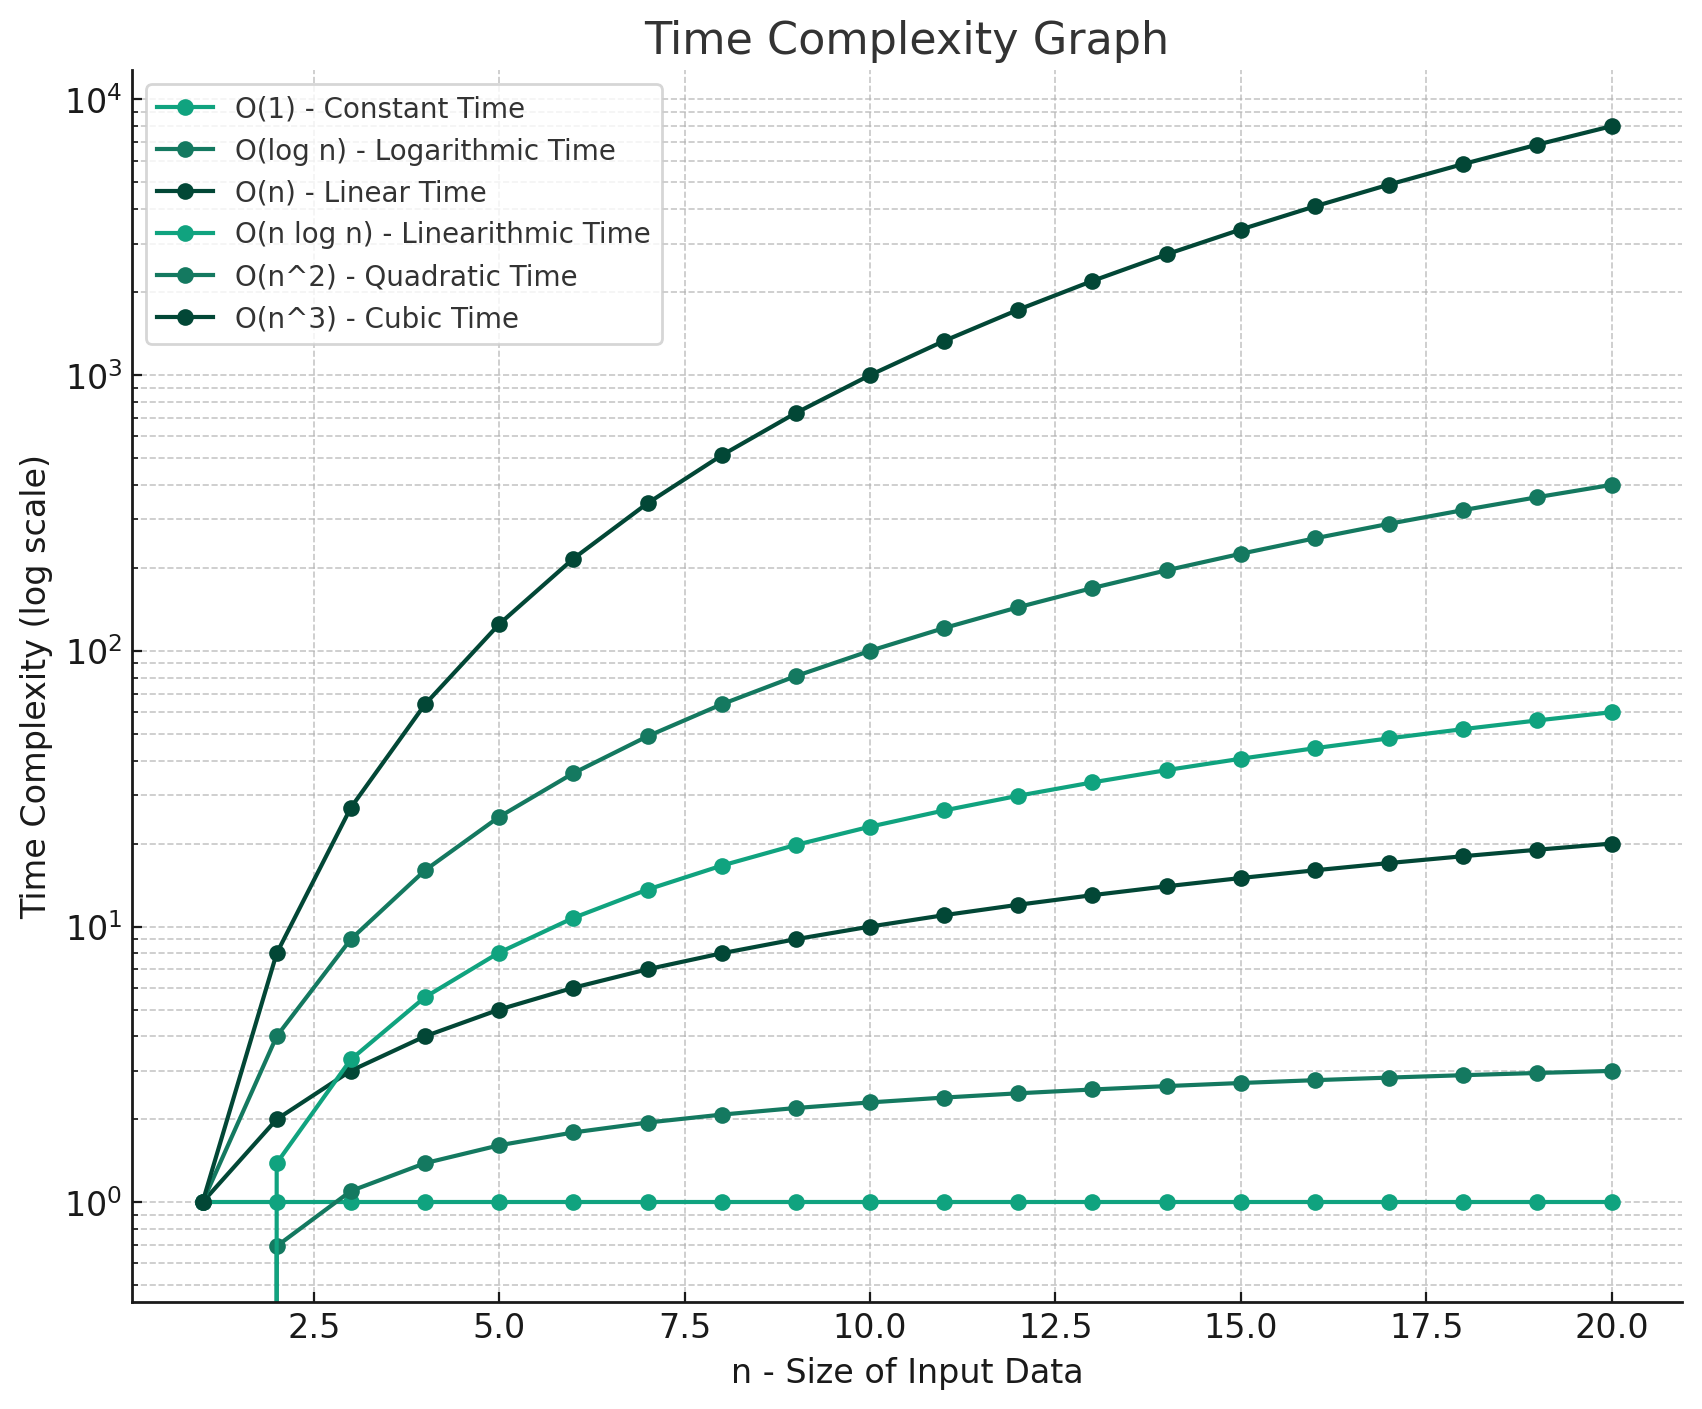

This figure's Python source:
import matplotlib.pyplot as plt
import numpy as np

# Define the range of n
n = np.arange(1, 21)

# Calculate complexities
constant_time = np.ones_like(n)
linear_time = n
log_time = np.log(n)
linearithmic_time = n * np.log(n)
quadratic_time = n**2
cubic_time = n**3
exponential_time = 2**n

# Due to the rapid growth of exponential and factorial functions, they will be excluded from the plot for better readability
# Plot the complexities
plt.figure(figsize=(10, 8))
plt.plot(n, constant_time, label='O(1) - Constant Time', marker='o')
plt.plot(n, log_time, label='O(log n) - Logarithmic Time', marker='o')
plt.plot(n, linear_time, label='O(n) - Linear Time', marker='o')
plt.plot(n, linearithmic_time, label='O(n log n) - Linearithmic Time', marker='o')
plt.plot(n, quadratic_time, label='O(n^2) - Quadratic Time', marker='o')
plt.plot(n, cubic_time, label='O(n^3) - Cubic Time', marker='o')

plt.yscale('log')  # Use logarithmic scale for better visibility
plt.xlabel('n - Size of Input Data')
plt.ylabel('Time Complexity (log scale)')
plt.title('Time Complexity Graph')
plt.legend()
plt.grid(True, which="both", ls="--")
plt.show()

# Save the plot
plt.savefig('plot-big-o.jpg')

'''
O(1) - Constant Time: Remains constant regardless of n.

O(log n) - Logarithmic Time: Increases very slowly with n.

O(n) - Linear Time: Increases proportionally with n.

O(n log n) - Linearithmic Time: Grows slightly faster than linear time due to the additional logarithmic factor.

O(n^2) - Quadratic Time: Grows much faster than linear or logarithmic, but still manageable for small values of n.

O(n^3) - Cubic Time: Grows very quickly and can become infeasible for even moderately sized n.

'''